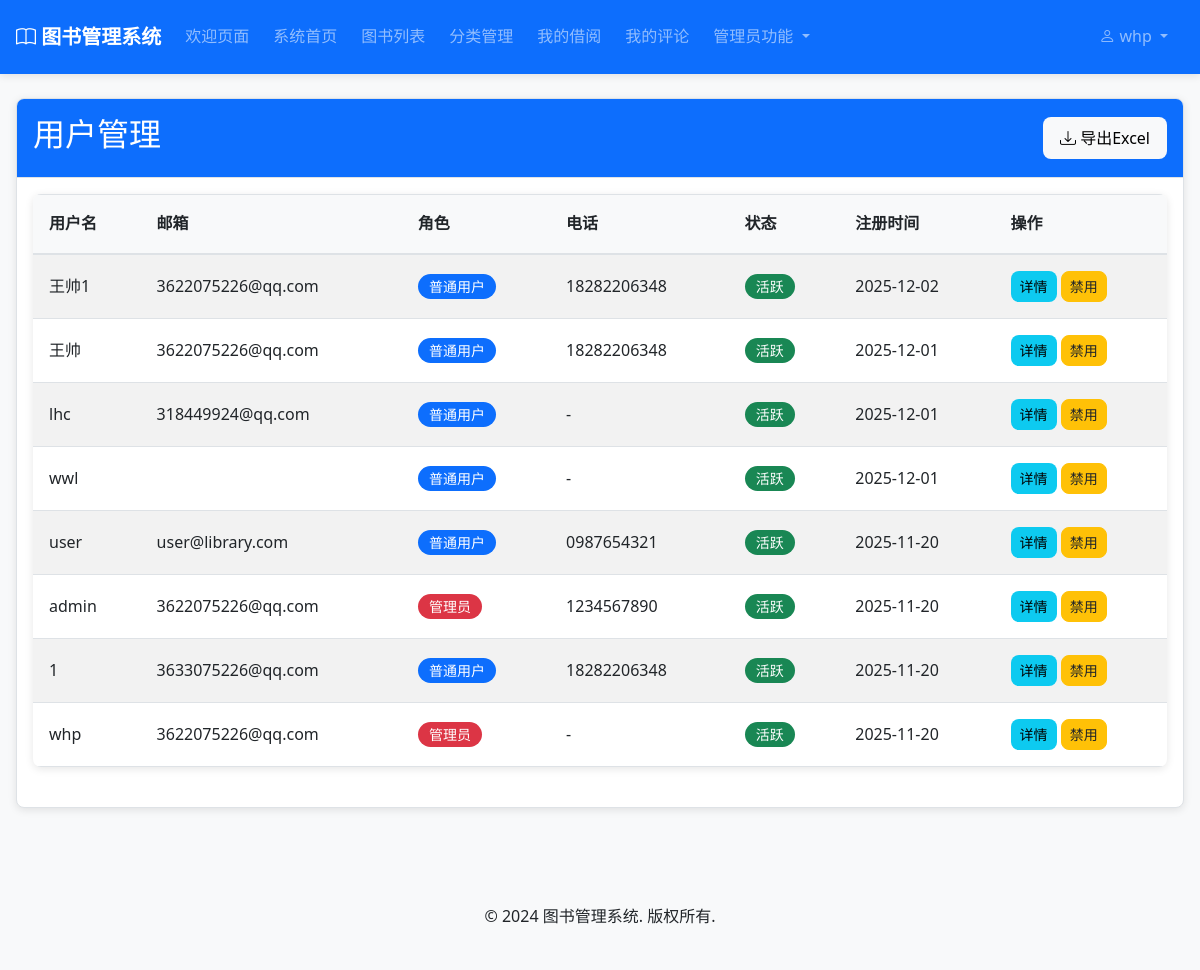
The page /accounts/users/ (signed in) on the database its author committed.
### accounts/models.py (models this page shows, shortened)
class CustomUser(AbstractUser):
    ROLE_CHOICES = [
        ('admin', '管理员'),
        ('user', '普通用户'),
    ]
    role = models.CharField(max_length=10, choices=ROLE_CHOICES, default='user', verbose_name='角色')
    phone = models.CharField(max_length=20, blank=True, null=True, verbose_name='电话')
    address = models.TextField(blank=True, null=True, verbose_name='地址')
    birth_date = models.DateField(blank=True, null=True, verbose_name='出生日期')
    created_at = models.DateTimeField(auto_now_add=True, verbose_name='创建时间')
    updated_at = models.DateTimeField(auto_now=True, verbose_name='更新时间')
    class Meta:
        verbose_name = '用户'
        verbose_name_plural = '用户'
    @property
    def is_admin(self):
        return self.role == 'admin'

### accounts/views.py (the view)
# urls.py: path('users/', views.user_list, name='user_list'),
@user_passes_test(is_admin)
def user_list(request):
    users = CustomUser.objects.all().order_by('-date_joined')
    return render(request, 'accounts/user_list.html', {'users': users})

### accounts/views.py (called while the page is built)
def is_admin(user):
    return user.is_authenticated and user.is_admin

### templates/accounts/user_list.html (shortened to what this page needs)
{% extends 'base.html' %}
{% block content %}
<div class="container my-4">
    <div class="card">
        <div class="card-header bg-primary text-white d-flex justify-content-between align-items-center">
            <h2>用户管理</h2>
            <a href="{% url 'accounts:export_users' %}" class="btn btn-light">
                <i class="bi bi-download"></i> 导出Excel
            </a>
        </div>
        <div class="card-body">
            {% if users %}
            <table class="table table-striped">
                <thead>
                    <tr>
                        <th>用户名</th>
                        <th>邮箱</th>
                        <th>角色</th>
                        <th>电话</th>
                        <th>状态</th>
                        <th>注册时间</th>
                        <th>操作</th>
                    </tr>
                </thead>
                <tbody>
                    {% for user in users %}
                    <tr>
                        <td>{{ user.username }}</td>
                        <td>{{ user.email }}</td>
                        <td>
                            <span class="badge bg-{% if user.role == 'admin' %}danger{% else %}primary{% endif %}">
                                {{ user.get_role_display }}
                            </span>
                        </td>
                        <td>{{ user.phone|default:"-" }}</td>
                        <td>
                            <span class="badge bg-{% if user.is_active %}success{% else %}secondary{% endif %}">
                                {% if user.is_active %}活跃{% else %}禁用{% endif %}
                            </span>
                        </td>
                        <td>{{ user.date_joined|date:"Y-m-d" }}</td>
                        <td>
                            <a href="{% url 'accounts:user_detail' user.id %}" class="btn btn-sm btn-info">详情</a>
                            <a href="{% url 'accounts:toggle_user_status' user.id %}"
                               class="btn btn-sm btn-warning"
                               onclick="return confirm('确定要{% if user.is_active %}禁用{% else %}启用{% endif %}用户 {{ user.username }} 吗？')">
                                {% if user.is_active %}禁用{% else %}启用{% endif %}
                            </a>
                        </td>
                    </tr>
                    {% endfor %}
                </tbody>
            </table>
            {% else %}
            <div class="text-center py-4">
                <p class="text-muted">暂无用户数据</p>
            </div>
            {% endif %}
        </div>
    </div>
</div>
{% endblock %}

### templates/base.html (shortened to what this page needs)
<!DOCTYPE html>
<html lang="zh-hans">
<head>
    <link href="https://cdn.jsdelivr.net/npm/bootstrap@5.1.3/dist/css/bootstrap.min.css"
          rel="stylesheet"
>
    <link href="https://cdn.jsdelivr.net/npm/bootstrap-icons@1.7.2/font/bootstrap-icons.min.css" rel="stylesheet">
    {% load static %}
    <link rel="stylesheet" href="{% static 'css/style.css' %}?v=1.0">
</head>
<body class="d-flex flex-column min-vh-100">
    <nav class="navbar navbar-expand-lg navbar-dark bg-primary">
        <div class="container">
            <a class="navbar-brand" href="{% url 'welcome' %}">
                <i class="bi bi-book"></i> 图书管理系统
            </a>
            <div class="collapse navbar-collapse" id="navbarNav">
                <ul class="navbar-nav">
                    <li class="nav-item active">
                        <a class="nav-link" href="{% url 'welcome' %}">欢迎页面</a>
                    </li>
                    {% if user.is_authenticated %}
                    <li class="nav-item">
                        <a class="nav-link" href="{% url 'home' %}">系统首页</a>
                    </li>
                    {% endif %}
                    <li class="nav-item">
                        <a class="nav-link" href="{% url 'books:book_list' %}">图书列表</a>
                    </li>
                    <li class="nav-item">
                        <a class="nav-link" href="{% url 'categories:category_list' %}">分类管理</a>
                    </li>
                    {% if user.is_authenticated %}
                    <li class="nav-item">
                        <a class="nav-link" href="{% url 'borrowing:my_records' %}">我的借阅</a>
                    </li>
                    <li class="nav-item">
                        <a class="nav-link" href="{% url 'reviews:my_reviews' %}">我的评论</a>
                    </li>
                    {% endif %}
                    {% if user.is_admin %}
                    <li class="nav-item dropdown">
                        <a class="nav-link dropdown-toggle" href="#" id="adminDropdown" role="button" data-bs-toggle="dropdown" aria-expanded="false">
                            管理员功能
                        </a>
                    </li>
                    {% endif %}
                </ul>
                <ul class="navbar-nav ms-auto">
                    {% if user.is_authenticated %}
                    <li class="nav-item dropdown">
                        <a class="nav-link dropdown-toggle" href="#" id="userDropdown" role="button" data-bs-toggle="dropdown" aria-expanded="false">
                            <i class="bi bi-person"></i> {{ user.username }}
                        </a>
                    </li>
                    {% endif %}
                </ul>
            </div>
        </div>
    </nav>
    <main class="flex-grow-1">
        {% block content %}
        {% endblock %}
    </main>
    <footer class="bg-light mt-5 py-4">
        <div class="container text-center">
            <p>&copy; 2024 图书管理系统. 版权所有.</p>
        </div>
    </footer>
</body>
</html>

### static/css/style.css (style rules this page uses)
:root { --primary-color: #4a6cf7; --primary-hover: #3a56e0; --secondary-color: #6c757d; --success-color: #28a745; --danger-color: #dc3545; --warning-color: #ffc107; --info-color: #17a2b8; --bg-light: #f8f9fa; --bg-white: #ffffff; --text-dark: #212529; --text-muted: #6c757d; --text-light: #ffffff; --border-color: #dee2e6; --border-radius: 8px; --box-shadow: 0 2px 8px rgba(0, 0, 0, 0.1); --box-shadow-hover: 0 8px 20px rgba(0, 0, 0, 0.15); --spacing-xs: 0.25rem; --spacing-sm: 0.5rem; --spacing-md: 1rem; --spacing-lg: 1.5rem; --spacing-xl: 2rem; --spacing-xxl: 3rem; --font-size-xs: 0.75rem; --font-size-sm: 0.875rem; --font-size-md: 1rem; --font-size-lg: 1.125rem; --font-size-xl: 1.25rem; --font-size-xxl: 1.5rem; --font-size-xxxl: 2.5rem; --transition-fast: 0.2s; --transition-normal: 0.3s; --transition-slow: 0.5s; }
* { margin: 0; padding: 0; box-sizing: border-box; }
body { font-family: 'Segoe UI', Roboto, 'Helvetica Neue', Arial, sans-serif; font-size: var(--font-size-md); line-height: 1.6; color: var(--text-dark); background-color: var(--bg-light); }
a { color: var(--primary-color); text-decoration: none; transition: color var(--transition-fast) ease; }
.container { max-width: 1200px; margin: 0 auto; padding: 0 var(--spacing-md); }
.navbar { background-color: var(--bg-white); box-shadow: var(--box-shadow); padding: var(--spacing-md) 0; position: sticky; top: 0; z-index: 1000; transition: background-color var(--transition-normal) ease; }
.navbar-brand { font-size: var(--font-size-xl); font-weight: 700; color: var(--primary-color); transition: color var(--transition-fast) ease; }
.navbar-nav .nav-link { color: var(--text-dark); font-weight: 500; padding: var(--spacing-sm) var(--spacing-md); margin-right: var(--spacing-sm); border-radius: var(--border-radius); transition: all var(--transition-fast) ease; }
.btn { display: inline-block; font-weight: 500; text-align: center; vertical-align: middle; cursor: pointer; border: 1px solid transparent; padding: 0.5rem 1rem; font-size: var(--font-size-md); line-height: 1.5; border-radius: var(--border-radius); transition: all var(--transition-fast) ease; text-decoration: none; }
.btn-warning { background-color: var(--warning-color); border-color: var(--warning-color); color: var(--text-dark); }
.btn-sm { padding: 0.25rem 0.5rem; font-size: var(--font-size-sm); }
.card { background-color: var(--bg-white); border: 1px solid var(--border-color); border-radius: var(--border-radius); box-shadow: var(--box-shadow); overflow: hidden; transition: all var(--transition-normal) ease; }
.card-header { padding: var(--spacing-md); background-color: var(--bg-light); border-bottom: 1px solid var(--border-color); font-weight: 600; }
.card-body { padding: var(--spacing-md); }
.badge { display: inline-block; padding: 0.4em 0.8em; font-size: var(--font-size-sm); font-weight: 500; line-height: 1; text-align: center; white-space: nowrap; vertical-align: baseline; border-radius: 20px; transition: all var(--transition-fast) ease; }
.table { width: 100%; margin-bottom: var(--spacing-lg); color: var(--text-dark); background-color: var(--bg-white); border-radius: var(--border-radius); overflow: hidden; box-shadow: var(--box-shadow); }
.table th, .table td { padding: var(--spacing-md); vertical-align: middle; border-top: 1px solid var(--border-color); }
.table th { background-color: var(--bg-light); font-weight: 600; text-align: left; }
.table tbody tr { transition: background-color var(--transition-fast) ease; }
.table thead th { vertical-align: bottom; border-bottom: 2px solid var(--border-color); }

### rows shown on the page
CustomUser: username "whp", email "3622075226@qq.com", role "管理员", phone "-", is_active "活跃", date_joined "2025-11-20"
CustomUser: username "王帅1", email "3622075226@qq.com", role "普通用户", phone "18282206348", is_active "活跃", date_joined "2025-12-02"
CustomUser: username "王帅", email "3622075226@qq.com", role "普通用户", phone "18282206348", is_active "活跃", date_joined "2025-12-01"
CustomUser: username "lhc", email "318449924@qq.com", role "普通用户", phone "-", is_active "活跃", date_joined "2025-12-01"
CustomUser: username "wwl", role "普通用户", phone "-", is_active "活跃", date_joined "2025-12-01"
CustomUser: username "user", email "user@library.com", role "普通用户", phone "0987654321", is_active "活跃", date_joined "2025-11-20"
CustomUser: username "admin", email "3622075226@qq.com", role "管理员", phone "1234567890", is_active "活跃", date_joined "2025-11-20"
CustomUser: username "1", email "3633075226@qq.com", role "普通用户", phone "18282206348", is_active "活跃", date_joined "2025-11-20"
